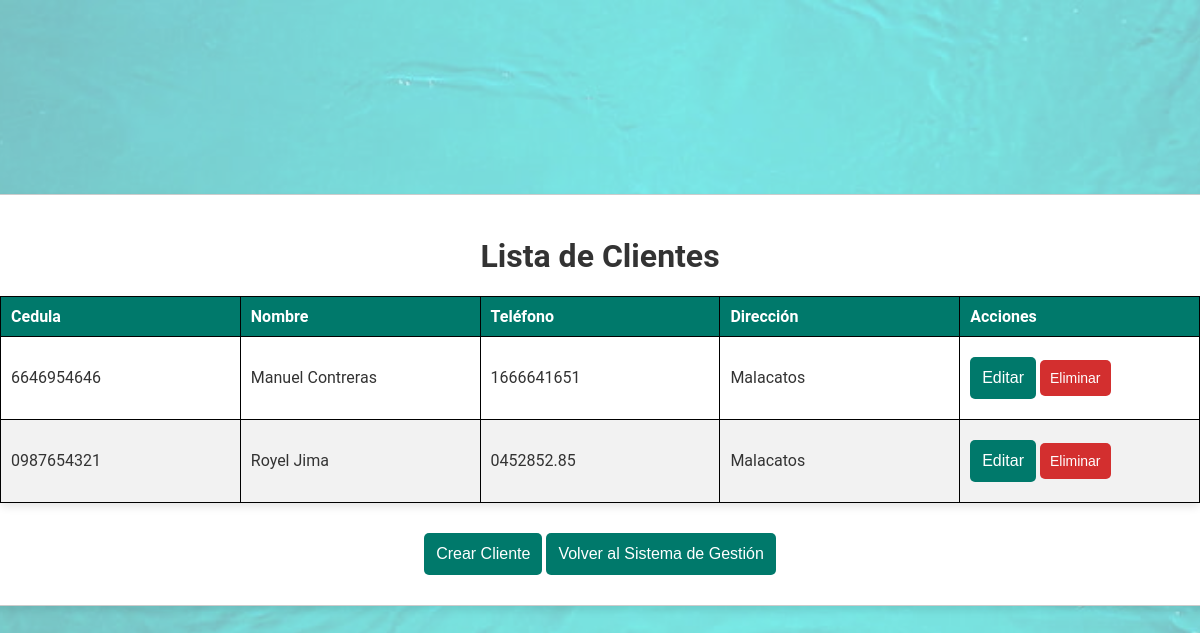
/clientes/, run on an earlier commit of the app's database.
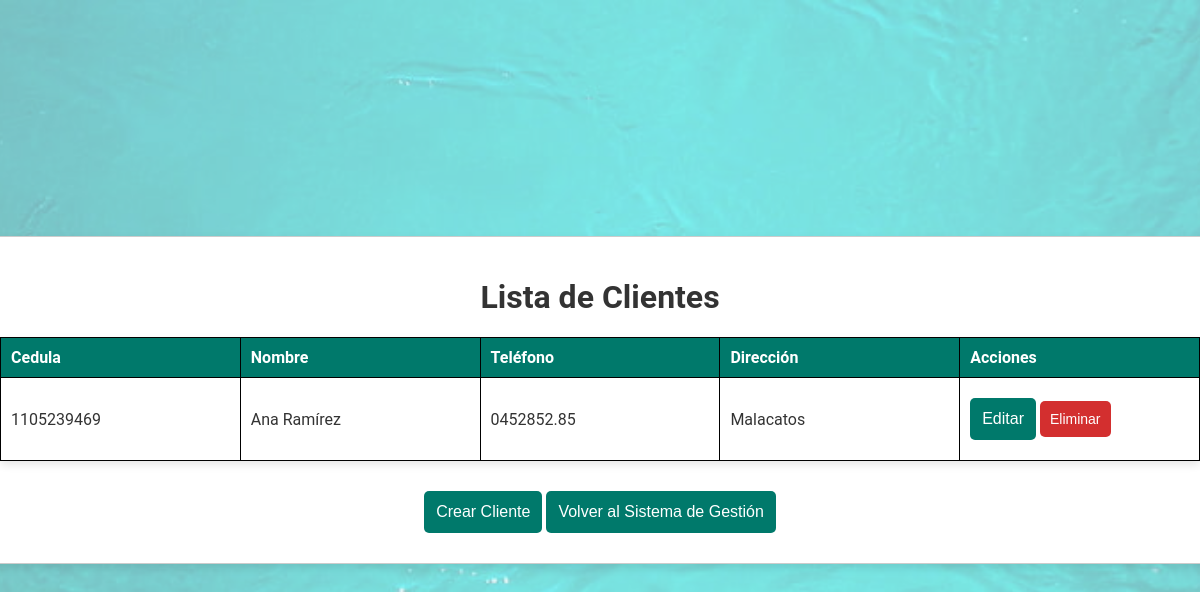
And on a later commit of the database.
### Farmacia/models.py (models this page shows, shortened)
class Persona(models.Model):
    cedula = models.CharField(max_length=10, primary_key=True)
    nombre = models.CharField(max_length=50)
    teléfono = models.CharField(max_length=10)
    class Meta:
        abstract = True

class Cliente(Persona):
    dirección = models.CharField(max_length=50)

### Farmacia/views.py (the view)
# urls.py: path('clientes/', views.cliente_list, name='cliente_list'),
def cliente_list(request):
    clientes = Cliente.objects.all()
    return render(request, 'clientes/cliente_list.html', {'clientes': clientes})

### templates/clientes/cliente_list.html (shortened to what this page needs)
<!DOCTYPE html>
<html lang="es">
<head>
    {% load static %}
    <link rel="stylesheet" href="{% static 'css/tablas.css' %}">
</head>
<body class="cliente-list">
    <div class="container">
        <h1>Lista de Clientes</h1>
        <table class="styled-table">
            <thead>
                <tr>
                    <th>Cedula</th>
                    <th>Nombre</th>
                    <th>Teléfono</th>
                    <th>Dirección</th>
                    <th>Acciones</th>
                </tr>
            </thead>
            <tbody>
                {% for cliente in clientes %}
                    <tr>
                        <td>{{ cliente.cedula }}</td>
                        <td>{{ cliente.nombre }}</td>
                        <td>{{ cliente.teléfono }}</td>
                        <td>{{ cliente.dirección }}</td>
                        <td>
                            <a href="{% url 'cliente_update' cliente.pk %}"><button class="edit">Editar</button></a>
                            <a href="{% url 'cliente_delete' cliente.pk %}"><button class="delete">Eliminar</button></a>
                        </td>
                    </tr>
                {% endfor %}
            </tbody>
        </table>
        <a href="{% url 'cliente_create' %}"><button>Crear Cliente</button></a>
        <a href="{% url 'management_system' %}"><button>Volver al Sistema de Gestión</button></a>
    </div>
</body>
</html>

What changed in the data, as far as the page shows it:
removed Cliente: cedula "6646954646", nombre "Manuel Contreras", teléfono "1666641651", dirección "Malacatos"
removed Cliente: cedula "0987654321", nombre "Royel Jima", teléfono "0452852.85", dirección "Malacatos"
added Cliente: cedula "1105239469", nombre "Ana Ramírez", teléfono "0452852.85", dirección "Malacatos"
